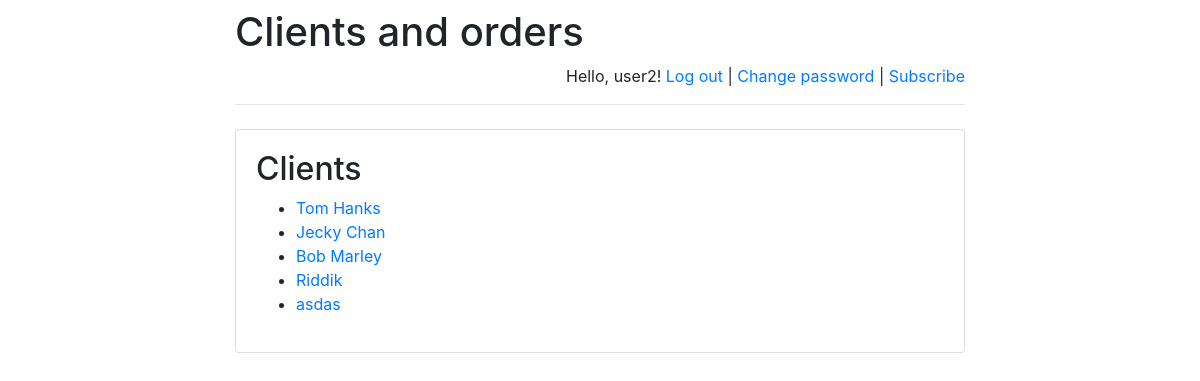
Page /orders/ (signed in) on the committed database.
### orders/models.py (models this page shows)
class Client(models.Model):
    client_name = models.CharField(max_length=255)

### orders/views.py (the view)
# urls.py: path('', views.clients, name='clients'),
def clients(request):
    clients = Client.objects.all()
    return render(
        request,
        'clients.html',
        context={'clients': clients},
    )

### templates/clients.html
{% extends 'base.html' %}
{% block main %}
<h2>Clients</h2>
{% if clients %}
    <ul> {% for client in clients %}
        <li><a href="/orders/{{ client.id }}/"> {{ client.client_name }} </a></li>
    {% endfor %}
    </ul>
{% else %}
    <p>No clients available</p>
{% endif %}
{% endblock %}

### templates/base.html (shortened to what this page needs)
<!doctype html>
<html lang="en">
<head>
    <link rel="stylesheet"
          href="https://stackpath.bootstrapcdn.com/bootstrap/4.1.3/css/bootstrap.min.css">
</head>
<body>
<div class="container">
    <div class="row justify-content-center">
        <div class="col-8">
            <h1 class="mt-2">Clients and orders</h1>
            {% if user.is_authenticated %}
                <p class="text-right">
                    Hello, {{ user.username }}!
                    <a href="/orders/logout">Log out</a> |
                    <a href="/orders/password-change">
                        Change password
                    </a>
                    {% if user.email == '' %}
                        | <a href="/orders/subscribe">Subscribe</a>
                    {% else %}
                        | <a href="/orders/unsubscribe">Unsubscribe</a>
                    {% endif %}
                </p>
            {% else %}
                <p class="text-right">
                    <a href="/orders/login">Log in</a> |
                    <a href="/orders/register">Register</a>
                </p>
            {% endif %}
            <hr class="mt-0 mb-4">
            <div class="card">
                <div class="card-body">
                    {% block main %}
                    {% endblock %}
                </div>
            </div>
        </div>
    </div>
</div>
</body>
</html>

### rows in the picture
Client: client_name "Tom Hanks"
Client: client_name "Jecky Chan"
Client: client_name "Bob Marley"
Client: client_name "Riddik"
Client: client_name "asdas"

### other values in the picture
{{ user.username }} "user2"
